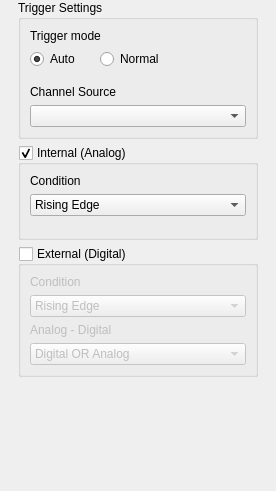
<?xml version="1.0" encoding="UTF-8"?>
<ui version="4.0">
 <class>TriggerSettings</class>
 <widget class="QWidget" name="TriggerSettings">
  <property name="geometry">
   <rect>
    <x>0</x>
    <y>0</y>
    <width>276</width>
    <height>491</height>
   </rect>
  </property>
  <property name="sizePolicy">
   <sizepolicy hsizetype="Minimum" vsizetype="Fixed">
    <horstretch>0</horstretch>
    <verstretch>0</verstretch>
   </sizepolicy>
  </property>
  <property name="minimumSize">
   <size>
    <width>0</width>
    <height>0</height>
   </size>
  </property>
  <property name="maximumSize">
   <size>
    <width>306</width>
    <height>16777215</height>
   </size>
  </property>
  <property name="windowTitle">
   <string>Form</string>
  </property>
  <layout class="QVBoxLayout" name="verticalLayout">
   <property name="spacing">
    <number>6</number>
   </property>
   <property name="leftMargin">
    <number>18</number>
   </property>
   <property name="topMargin">
    <number>0</number>
   </property>
   <property name="rightMargin">
    <number>18</number>
   </property>
   <property name="bottomMargin">
    <number>0</number>
   </property>
   <item>
    <widget class="QGroupBox" name="groupBox">
     <property name="title">
      <string>Trigger Settings</string>
     </property>
     <layout class="QVBoxLayout" name="verticalLayout_5">
      <property name="spacing">
       <number>6</number>
      </property>
      <property name="leftMargin">
       <number>9</number>
      </property>
      <property name="topMargin">
       <number>9</number>
      </property>
      <property name="rightMargin">
       <number>9</number>
      </property>
      <property name="bottomMargin">
       <number>9</number>
      </property>
      <item>
       <widget class="QLabel" name="label">
        <property name="text">
         <string>Trigger mode</string>
        </property>
       </widget>
      </item>
      <item>
       <layout class="QHBoxLayout" name="horizontalLayout">
        <property name="spacing">
         <number>20</number>
        </property>
        <property name="bottomMargin">
         <number>10</number>
        </property>
        <item>
         <widget class="QRadioButton" name="btnAuto">
          <property name="text">
           <string>Auto</string>
          </property>
          <property name="checked">
           <bool>true</bool>
          </property>
          <attribute name="buttonGroup">
           <string notr="true">buttonGroup</string>
          </attribute>
         </widget>
        </item>
        <item>
         <widget class="QRadioButton" name="btnNormal">
          <property name="text">
           <string>Normal</string>
          </property>
          <attribute name="buttonGroup">
           <string notr="true">buttonGroup</string>
          </attribute>
         </widget>
        </item>
        <item>
         <spacer name="horizontalSpacer">
          <property name="orientation">
           <enum>Qt::Horizontal</enum>
          </property>
          <property name="sizeHint" stdset="0">
           <size>
            <width>0</width>
            <height>0</height>
           </size>
          </property>
         </spacer>
        </item>
       </layout>
      </item>
      <item>
       <widget class="QLabel" name="lbl_source">
        <property name="sizePolicy">
         <sizepolicy hsizetype="Minimum" vsizetype="Fixed">
          <horstretch>0</horstretch>
          <verstretch>0</verstretch>
         </sizepolicy>
        </property>
        <property name="text">
         <string>Channel Source</string>
        </property>
       </widget>
      </item>
      <item>
       <widget class="QComboBox" name="cmb_source">
        <property name="sizePolicy">
         <sizepolicy hsizetype="Minimum" vsizetype="Fixed">
          <horstretch>0</horstretch>
          <verstretch>0</verstretch>
         </sizepolicy>
        </property>
        <property name="currentIndex">
         <number>-1</number>
        </property>
       </widget>
      </item>
     </layout>
    </widget>
   </item>
   <item>
    <widget class="QGroupBox" name="intern_en">
     <property name="title">
      <string>Internal (Analog)</string>
     </property>
     <property name="checkable">
      <bool>true</bool>
     </property>
     <layout class="QVBoxLayout" name="verticalLayout_4">
      <property name="spacing">
       <number>6</number>
      </property>
      <property name="leftMargin">
       <number>9</number>
      </property>
      <property name="topMargin">
       <number>9</number>
      </property>
      <property name="rightMargin">
       <number>9</number>
      </property>
      <property name="bottomMargin">
       <number>9</number>
      </property>
      <item>
       <widget class="QLabel" name="lbl_condition">
        <property name="sizePolicy">
         <sizepolicy hsizetype="Minimum" vsizetype="Fixed">
          <horstretch>0</horstretch>
          <verstretch>0</verstretch>
         </sizepolicy>
        </property>
        <property name="text">
         <string>Condition</string>
        </property>
       </widget>
      </item>
      <item>
       <widget class="QComboBox" name="cmb_condition">
        <property name="sizePolicy">
         <sizepolicy hsizetype="Minimum" vsizetype="Fixed">
          <horstretch>0</horstretch>
          <verstretch>0</verstretch>
         </sizepolicy>
        </property>
        <property name="currentIndex">
         <number>0</number>
        </property>
        <item>
         <property name="text">
          <string>Rising Edge</string>
         </property>
        </item>
        <item>
         <property name="text">
          <string>Falling Edge</string>
         </property>
        </item>
        <item>
         <property name="text">
          <string>Low</string>
         </property>
        </item>
        <item>
         <property name="text">
          <string>High</string>
         </property>
        </item>
       </widget>
      </item>
      <item>
       <widget class="adiscope::PositionSpinButton" name="trigger_hysteresis" native="true">
        <property name="name" stdset="0">
         <string>Hysteresis</string>
        </property>
        <property name="units" stdset="0">
         <stringlist>
          <string>µVolts=1e-6</string>
          <string>mVolts=1e-3</string>
          <string>Volts=1e0</string>
         </stringlist>
        </property>
       </widget>
      </item>
      <item>
       <widget class="adiscope::PositionSpinButton" name="trigger_level" native="true">
        <property name="name" stdset="0">
         <string>Level</string>
        </property>
        <property name="units" stdset="0">
         <stringlist>
          <string>µVolts=1e-6</string>
          <string>mVolts=1e-3</string>
          <string>Volts=1e0</string>
         </stringlist>
        </property>
       </widget>
      </item>
     </layout>
    </widget>
   </item>
   <item>
    <widget class="QGroupBox" name="extern_en">
     <property name="title">
      <string>External (Digital)</string>
     </property>
     <property name="checkable">
      <bool>true</bool>
     </property>
     <property name="checked">
      <bool>false</bool>
     </property>
     <layout class="QVBoxLayout" name="verticalLayout_2">
      <property name="spacing">
       <number>6</number>
      </property>
      <property name="leftMargin">
       <number>9</number>
      </property>
      <property name="topMargin">
       <number>9</number>
      </property>
      <property name="rightMargin">
       <number>9</number>
      </property>
      <property name="bottomMargin">
       <number>9</number>
      </property>
      <item>
       <widget class="QLabel" name="lbl_extern_condition">
        <property name="sizePolicy">
         <sizepolicy hsizetype="Minimum" vsizetype="Fixed">
          <horstretch>0</horstretch>
          <verstretch>0</verstretch>
         </sizepolicy>
        </property>
        <property name="text">
         <string>Condition</string>
        </property>
       </widget>
      </item>
      <item>
       <widget class="QComboBox" name="cmb_extern_condition">
        <property name="sizePolicy">
         <sizepolicy hsizetype="Minimum" vsizetype="Fixed">
          <horstretch>0</horstretch>
          <verstretch>0</verstretch>
         </sizepolicy>
        </property>
        <property name="currentIndex">
         <number>0</number>
        </property>
        <item>
         <property name="text">
          <string>Rising Edge</string>
         </property>
        </item>
        <item>
         <property name="text">
          <string>Falling Edge</string>
         </property>
        </item>
        <item>
         <property name="text">
          <string>Low</string>
         </property>
        </item>
        <item>
         <property name="text">
          <string>High</string>
         </property>
        </item>
        <item>
         <property name="text">
          <string>Any Edge</string>
         </property>
        </item>
       </widget>
      </item>
      <item>
       <widget class="QLabel" name="lbl_analog_extern">
        <property name="sizePolicy">
         <sizepolicy hsizetype="Minimum" vsizetype="Fixed">
          <horstretch>0</horstretch>
          <verstretch>0</verstretch>
         </sizepolicy>
        </property>
        <property name="text">
         <string>Analog - Digital</string>
        </property>
       </widget>
      </item>
      <item>
       <widget class="QComboBox" name="cmb_analog_extern">
        <property name="sizePolicy">
         <sizepolicy hsizetype="Minimum" vsizetype="Fixed">
          <horstretch>0</horstretch>
          <verstretch>0</verstretch>
         </sizepolicy>
        </property>
        <property name="currentIndex">
         <number>0</number>
        </property>
        <item>
         <property name="text">
          <string>Digital OR Analog</string>
         </property>
        </item>
        <item>
         <property name="text">
          <string>Digital AND Analog</string>
         </property>
        </item>
        <item>
         <property name="text">
          <string>Digital XOR Analog</string>
         </property>
        </item>
        <item>
         <property name="text">
          <string>!Digital OR Analog</string>
         </property>
        </item>
        <item>
         <property name="text">
          <string>!Digital AND Analog</string>
         </property>
        </item>
        <item>
         <property name="text">
          <string>!Digital XOR Analog</string>
         </property>
        </item>
       </widget>
      </item>
     </layout>
    </widget>
   </item>
   <item>
    <widget class="QWidget" name="digital_controls" native="true">
     <layout class="QVBoxLayout" name="verticalLayout_3">
      <property name="leftMargin">
       <number>0</number>
      </property>
      <property name="topMargin">
       <number>0</number>
      </property>
      <property name="rightMargin">
       <number>0</number>
      </property>
      <property name="bottomMargin">
       <number>0</number>
      </property>
     </layout>
    </widget>
   </item>
   <item>
    <spacer name="verticalSpacer">
     <property name="orientation">
      <enum>Qt::Vertical</enum>
     </property>
     <property name="sizeHint" stdset="0">
      <size>
       <width>10</width>
       <height>0</height>
      </size>
     </property>
    </spacer>
   </item>
  </layout>
 </widget>
 <customwidgets>
  <customwidget>
   <class>adiscope::PositionSpinButton</class>
   <extends>QWidget</extends>
   <header>spinbox_a.hpp</header>
   <container>1</container>
  </customwidget>
 </customwidgets>
 <resources/>
 <connections/>
 <buttongroups>
  <buttongroup name="buttonGroup"/>
 </buttongroups>
</ui>
